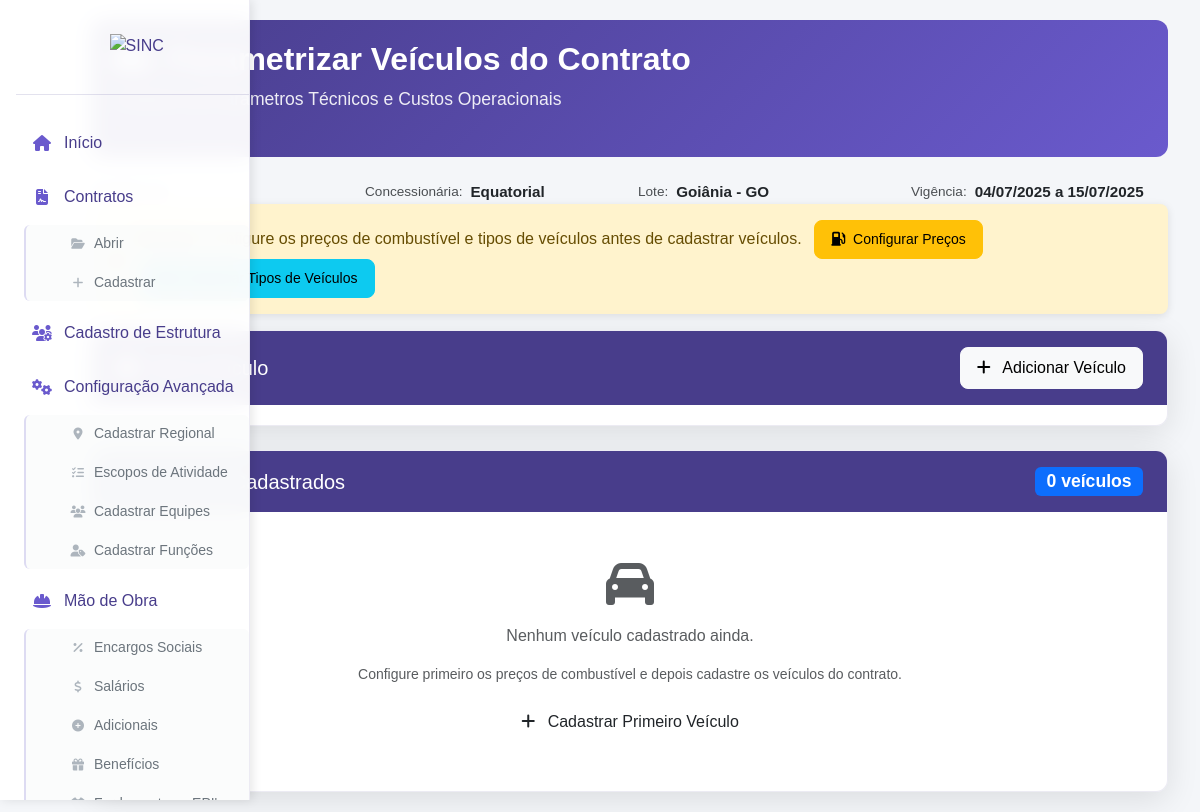
Before: /veiculos/cadastrar/1/ with the older database file.
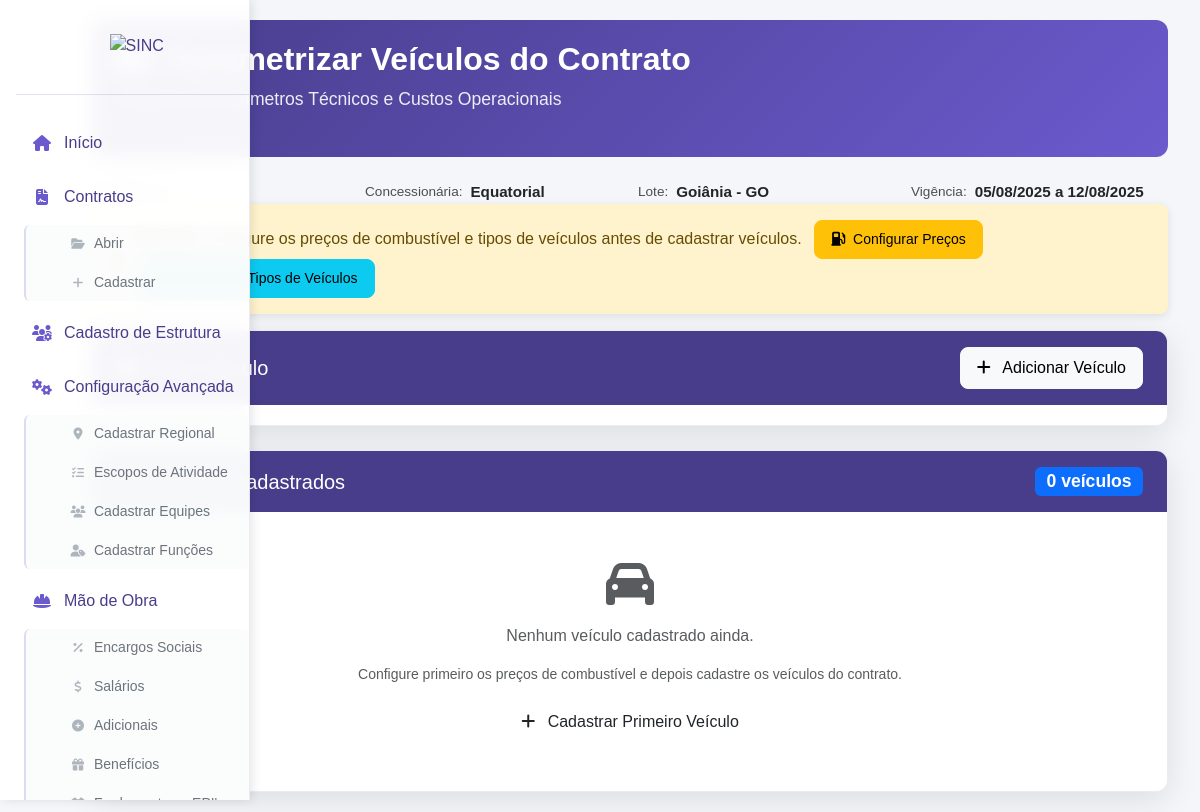
After: the same page with the newer database file.
### cad_contrato/models.py (models this page shows, shortened)
class CadastroContrato(models.Model):
    ESTADOS_CHOICES = [
        ('AC', 'Acre'),
        ('AL', 'Alagoas'),
        ('AP', 'Amapá'),
        ('AM', 'Amazonas'),
        ('BA', 'Bahia'),
        ('CE', 'Ceará'),
        ('DF', 'Distrito Federal'),
        ('ES', 'Espírito Santo'),
        ('GO', 'Goiás'),
        ('MA', 'Maranhão'),
        ('MT', 'Mato Grosso'),
        ('MS', 'Mato Grosso do Sul'),
        ('MG', 'Minas Gerais'),
        ('PA', 'Pará'),
        ('PB', 'Paraíba'),
        ('PR', 'Paraná'),
        ('PE', 'Pernambuco'),
        ('PI', 'Piauí'),
        ('RJ', 'Rio de Janeiro'),
        ('RN', 'Rio Grande do Norte'),
        ('RS', 'Rio Grande do Sul'),
        ('RO', 'Rondônia'),
        ('RR', 'Roraima'),
        ('SC', 'Santa Catarina'),
        ('SP', 'São Paulo'),
        ('SE', 'Sergipe'),
        ('TO', 'Tocantins'),
    ]
    STATUS_CHOICES = [
        ('EM_LICITACAO', 'Em Licitação'),
        ('EM_RENOVACAO', 'Em Renovação'),
        ('ATIVO', 'Ativo'),
        ('ENCERRADO', 'Encerrado'),
    ]
    contrato = models.AutoField(primary_key=True)
    concessionaria = models.CharField(max_length=100, default='Equatorial')
    estado = models.CharField(max_length=2, choices=ESTADOS_CHOICES, default='GO')
    municipio = models.CharField(max_length=100, default='Goiânia')
    escopo_contrato = models.CharField(max_length=255)
    inicio_vigencia_contrato = models.DateField(default='2025-01-01')
    fim_vigencia_contrato = models.DateField(default='2029-01-01')
    versao_base = models.ForeignKey('self', null=True, blank=True, on_delete=models.PROTECT, related_name='versoes')
    numero_versao = models.IntegerField(default=0)
    descricao_alteracao = models.TextField(blank=True)
    status_contrato = models.CharField(max_length=15, choices=STATUS_CHOICES, default='EM_LICITACAO', verbose_name="Status do Contrato")
    valor_inicial = models.DecimalField(max_digits=15, decimal_places=2, default=0.00, verbose_name="Valor Inicial do Contrato")
    created_at = models.DateTimeField(auto_now_add=True)
    updated_at = models.DateTimeField(auto_now=True)
    class Meta:
        ordering = ['-created_at']

### veiculos/views.py (the view, shortened to what this page needs)
# urls.py: path('cadastrar/<int:contrato_id>/', VeiculoCreateView.as_view(), name='cadastrar_veiculo'),
class VeiculoCreateView(CreateView):
    model = Veiculo
    form_class = VeiculoForm
    template_name = "veiculos/cadastrar_veiculo.html"
    success_url = reverse_lazy("cadastrar_veiculo")
    def dispatch(self, request, *args, **kwargs):
        contrato_id = self.kwargs.get('contrato_id') or request.session.get('contrato_id')
        if not contrato_id:
            return redirect('selecionar_contrato')
        self.contrato = get_object_or_404(CadastroContrato, pk=contrato_id)
        return super().dispatch(request, *args, **kwargs)
    def get_form_kwargs(self):
        kwargs = super().get_form_kwargs()
        kwargs["contrato"] = self.contrato
        return kwargs
    def get(self, request, *args, **kwargs):
        return super().get(request, *args, **kwargs)
    def get_context_data(self, **kwargs):
        context = super().get_context_data(**kwargs)
        context["contrato"] = self.contrato
        context["veiculos"] = Veiculo.objects.filter(
            contrato=self.contrato
        ).select_related('tipo_veiculo').order_by('tipo_veiculo__categoria', 'tipo_veiculo__nome')
        return context

### app/context_processors.py (called while the page is built)
def contrato_context(request):
    contrato_id = request.session.get('contrato_id')
    contrato = None
    if contrato_id:
        try:
            contrato = CadastroContrato.objects.get(contrato=contrato_id)
        except CadastroContrato.DoesNotExist:
            pass
    return {'contrato': contrato}

### veiculos/templates/veiculos/cadastrar_veiculo.html (shortened to what this page needs)
{% extends 'base.html' %}
{% load static %}
{% block content %}
<div class="container-fluid">
    <div class="hero-section">
        <div class="hero-content">
            <h1 class="hero-title">
                <i class="fas fa-car-side me-3"></i>
                Parametrizar Veículos do Contrato
            </h1>
            <p class="hero-subtitle">Cadastro de Parâmetros Técnicos e Custos Operacionais</p>
        </div>
    </div>
        <div class="hero-info">
            <div class="info-grid">
                <div class="info-item">
                    <span class="info-label">Contrato:</span>
                    <span class="info-value">{{ contrato.contrato }}</span>
                </div>
                <div class="info-item">
                    <span class="info-label">Concessionária:</span>
                    <span class="info-value">{{ contrato.concessionaria }}</span>
                </div>
                <div class="info-item">
                    <span class="info-label">Lote:</span>
                    <span class="info-value">{{ contrato.municipio }} - {{ contrato.estado }}</span>
                </div>
                <div class="info-item">
                    <span class="info-label">Vigência:</span>
                    <span class="info-value">{{ contrato.inicio_vigencia_contrato|date:"d/m/Y" }} a {{ contrato.fim_vigencia_contrato|date:"d/m/Y" }}</span>
                </div>
            </div>
        </div>
    {% if not veiculos.count %}
    <div class="alert alert-warning d-flex align-items-center">
        <i class="fas fa-exclamation-triangle me-2"></i>
        <div>
            <strong>Atenção:</strong> Configure os preços de combustível e tipos de veículos antes de cadastrar veículos.
            <a href="{% url 'configurar_precos_combustivel' contrato.pk %}" class="btn btn-sm btn-warning ms-2">
                <i class="fas fa-gas-pump me-1"></i>
                Configurar Preços
            </a>
            <a href="{% url 'cadastrar_tipo_veiculo' %}" class="btn btn-sm btn-info ms-2">
                <i class="fas fa-cogs me-1"></i>
                Cadastrar Tipos de Veículos
            </a>
        </div>
    </div>
    {% endif %}
    <div class="main-card">
        <div class="card-header">
            <h5 class="mb-0">
                <i class="fas fa-plus-circle me-2"></i>
                Novo Veículo
            </h5>
            <button class="btn btn-light"
                    hx-get="?fragment=form"
                    hx-target="#veiculo-form"
                    hx-swap="innerHTML">
                <i class="fas fa-plus me-2"></i>
                Adicionar Veículo
            </button>
        </div>
        <div class="card-body">
        </div>
    </div>
    <div class="main-card mt-4" id="veiculos-section">
        <div class="card-header">
            <h5 class="mb-0">
                <i class="fas fa-list me-2"></i>
                Veículos Cadastrados
            </h5>
            <div class="badge bg-primary" id="contador-veiculos" style="font-size: 1.1rem; font-weight: 600;">
                {{ veiculos.count }} veículo{{ veiculos.count|pluralize }}
            </div>
        </div>
        <div class="card-body p-0">
            <div id="lista-veiculos" class="table-responsive">
                {% include 'veiculos/_lista_veiculos_inline.html' %}
            </div>
        </div>
    </div>
</div>
{% endblock %}

Changed rows visible on the page:
changed CadastroContrato "Equatorial": inicio_vigencia_contrato "04/07/2025" → "05/08/2025"; fim_vigencia_contrato "15/07/2025" → "12/08/2025"
